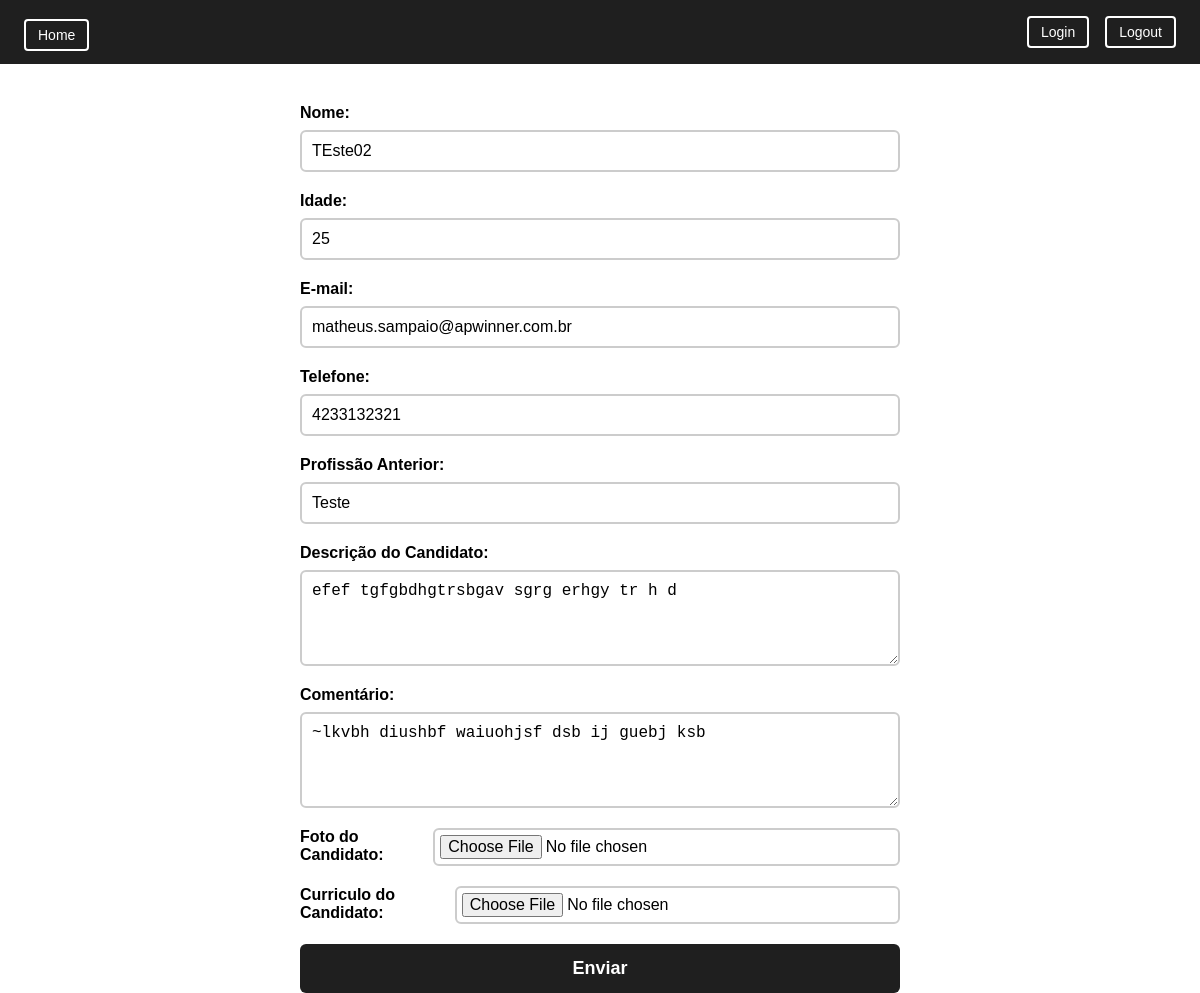
Screenshot of /editar-candidato?id=8 (signed in) with the database file from the repository.
### tables this page shows
CREATE TABLE candidate (
	id INTEGER PRIMARY KEY AUTOINCREMENT, 
	name TEXT NOT NULL, 
	idade INTEGER NOT NULL, 
	email TEXT NOT NULL, 
	phone TEXT, 
	prof_anterior TEXT, 
	description TEXT, 
	comment TEXT, 
	curriculum TEXT, 
	photo TEXT
);

### src/Controllers/ControllerFormCandidato.php (called while the page is built, shortened)
<?php
class ControllerFormCandidato implements Controller
{
    public function request(): void
    {
        $id = filter_input(INPUT_GET, 'id', FILTER_VALIDATE_INT);
        $candidato = null;
        if($id!==false && $id!==null){
            $candidato = $this->repository->find($id);
        }
        require_once __DIR__ . "/../Views/view-form.php";
    }
}

### public/index.php (called while the page is built, shortened)
<?php
$routes = require __DIR__ . "/../config/routes.php";
$path = __DIR__ . "/../BD.sqlite";
$pdo = new PDO("sqlite:$path");
$repository = new CandidateRepository($pdo);
$path_info = $_SERVER['PATH_INFO'] ?? '/';
$http_method = $_SERVER['REQUEST_METHOD'];
$key = "$http_method|$path_info";
if(array_key_exists($key, $routes)){
    $controller = new $controllerClass($repository);
}else{
    $controller;
}
$controller->request();

### src/Repository/CandidateRepository.php (called while the page is built, shortened)
<?php
class CandidateRepository
{
    public function find(int $id): ?Candidato
    {
        $stmt = $this->pdo->prepare("SELECT * FROM candidate WHERE id = :id;");
        $stmt->bindValue(':id', $id, \PDO::PARAM_INT);
        $stmt->execute();
        return $this->hydrate($stmt->fetch(\PDO::FETCH_ASSOC));
    }
    private function hydrate(array $candidatoData): Candidato
    {
        $candidato = new Candidato($candidatoData['name'], $candidatoData['idade'], $candidatoData['email'], $candidatoData['phone'], $candidatoData['prof_anterior'], $candidatoData['description'], $candidatoData['comment']);
        $candidato->setId(intval($candidatoData['id']));
        if($candidatoData['photo'] !== null) $candidato->setPhoto($candidatoData['photo']);
        if($candidatoData['curriculum'] !== null) $candidato->setCurriculum($candidatoData['curriculum']);
        return $candidato;
    }
}

### src/Views/view-form.php (the view)
<?php require_once __DIR__ . "/cabecaslho.php";?>
<main class="formulario-container">
    <form class="formulario" method="POST" enctype="multipart/form-data">
      <div class="campo-form">
        <label for="nome">Nome:</label>
        <input type="text" id="nome" name="name" required value="<?= $candidato->name?>" />
      </div>
      <div class="campo-form">
        <label for="idade">Idade:</label>
        <input type="number" id="idade" name="idade" required value="<?= $candidato->idade?>"/>
      </div>
      <div class="campo-form">
        <label for="email">E-mail:</label>
        <input type="email" id="email" name="email" required value="<?= $candidato->email?>" />
      </div>
      <div class="campo-form">
        <label for="telefone">Telefone:</label>
        <input type="tel" id="telefone" name="phone"  value="<?= $candidato->phone?>"/>
      </div>
      <div class="campo-form">
        <label for="profissao">Profissão Anterior:</label>
        <input type="text" id="profissao" name="profAnterior"  value="<?= $candidato->profAnterior?>"/>
      </div>
      <div class="campo-form">
        <label for="descricao">Descrição do Candidato:</label>
        <textarea id="descricao" name="description" rows="4" ><?= $candidato->description?></textarea>
      </div>
      <div class="campo-form">
        <label for="comentario">Comentário:</label>
        <textarea id="comentario" name="comment" rows="4" ><?= $candidato->comment?></textarea>
      </div>
      <div class="campo-form arquivos">
        <label for="arquivo1">Foto do Candidato:</label>
        <input type="file" accept="image/*" id="arquivo1" name="photo" />
      </div>
      <div class="campo-form arquivos">
        <label for="arquivo2">Curriculo do Candidato:</label>
        <input type="file" accept="/*" id="arquivo2" name="curriculum" />
      </div>
      <button type="submit" class="btn-enviar">Enviar</button>
    </form>
  </main>
<?php require_once __DIR__ . "/rodape.php";?>

### public/css/style.css (style rules this page uses)
* { margin: 0; padding: 0; box-sizing: border-box; }
.formulario-container { display: flex; justify-content: center; align-items: flex-start; padding: 40px; font-family: Arial, sans-serif; height: calc(100vh - 80px); }
.formulario { display: flex; flex-direction: column; gap: 20px; width: 100%; max-width: 600px; }
.campo-form { display: flex; flex-direction: column; gap: 8px; }
.campo-form label { font-size: 16px; font-weight: bold; }
.campo-form input, .campo-form textarea { padding: 10px; font-size: 16px; border: 2px solid #ccc; border-radius: 6px; width: 100%; box-sizing: border-box; }
.campo-form textarea { resize: vertical; }
.campo-form input[type="file"] { padding: 5px; }
.arquivos { display: flex; flex-direction: row; gap: 20px; }
.btn-enviar { padding: 14px 24px; background-color: #1f1f1f; color: white; border: none; border-radius: 6px; font-size: 18px; font-weight: bold; cursor: pointer; transition: background-color 0.2s; width: 100%; }

### rows the page displays
candidate: name "TEste02", idade "25", email "matheus.sampaio@apwinner.com.br", phone "4233132321", profAnterior "Teste", description "efef tgfgbdhgtrsbgav sgrg erhgy tr h d", comment "~lkvbh diushbf waiuohjsf dsb ij guebj ksb"
